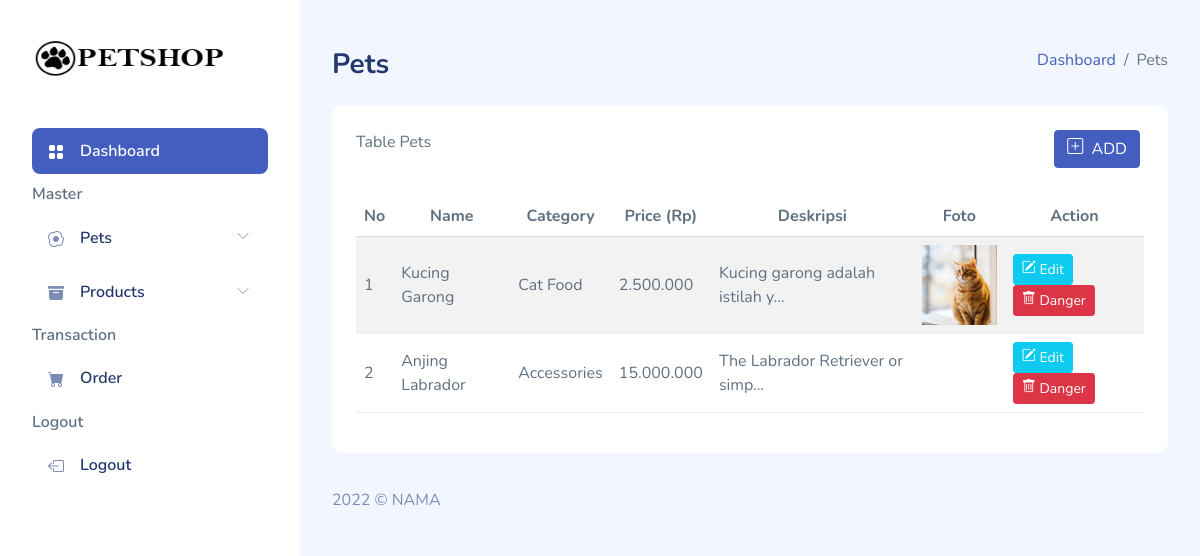
/admin/pages/admin-pets.php (signed in), run on the app's committed database.
### tables this page shows
CREATE TABLE `pet` (
  `id` int(11) NOT NULL,
  `nama` varchar(255) DEFAULT NULL,
  `id_kategori` int(11) DEFAULT NULL,
  `harga` double DEFAULT NULL,
  `deskripsi` text DEFAULT '',
  `foto` text DEFAULT ''
);

CREATE TABLE `pet_category` (
  `id` int(11) NOT NULL,
  `nama` varchar(255) DEFAULT NULL
);

### admin/pages/admin-pets.php (the view, shortened to what this page needs)
<?php
include_once("../config/layout.php");
$db = dbConnect();
$sql = "SELECT pet.*, pet_category.nama as kategori
        FROM pet INNER JOIN pet_category
        ON pet.id_kategori = pet_category.id";
$res = mysqli_query($db, $sql);
?>
    <div id="app">
        <div id="main">
            <div class="page-heading">
                <div class="page-title">
                    <div class="row">
                        <div class="col-12 col-md-6 order-md-1 order-last mb-3">
                            <h3>Pets</h3>
                        </div>
                        <div class="col-12 col-md-6 order-md-2 order-first">
                            <nav aria-label="breadcrumb" class="breadcrumb-header float-start float-lg-end">
                                <ol class="breadcrumb">
                                    <li class="breadcrumb-item"><a href="admin-dashboard.html">Dashboard</a></li>
                                    <li class="breadcrumb-item active" aria-current="page">Pets</li>
                                </ol>
                            </nav>
                        </div>
                    </div>
                </div>
                <section class="section">
                    <div class="card">
                        <div class="card-header">
                            Table Pets
                            <div class="me-1 mb-1 d-inline-block float-end">
                                <button type="button" class="btn btn-primary" data-bs-toggle="modal"
                                    data-bs-target="#defaultSize">
                                    <i class="bi bi-plus-square"></i>&nbsp;
                                    <span>ADD</span>
                                </button>
                            </div>
                        </div>
                        <div class="card-body">
                            <table class="table table-striped" id="table1">
                                <thead>
                                    <tr align="center">
                                        <th>No</th>
                                        <th>Name</th>
                                        <th>Category</th>
                                        <th>Price (Rp)</th>
                                        <th>Deskripsi</th>
                                        <th>Foto</th>
                                        <th>Action</th>
                                    </tr>
                                </thead>
                                <tbody>
                                <?php
                                    if($res)
                                    {
                                        $i = 1;
                                        $data = $res->fetch_all(MYSQLI_ASSOC);
                                        foreach($data as $row)
                                        {
                                            ?>
                                        <tr>
                                        <td><?php echo $i++ ?></td>
                                        <td><?php echo $row['nama'] ?></td>
                                        <td><?php echo $row['kategori'] ?></td>
                                        <td><?php echo number_format($row['harga'],0,',','.') ?></td>
                                        <td><?php echo substr($row['deskripsi'],0, 30)."..." ?></td>
                                        <td><img src="../../assets/images/<?php echo $row['foto'] ?>" width="75" alt=""></td>
                                        <td>
                                            <a href="admin-pets-edit.php?id=<?php echo $row['id'] ?>" class="btn btn-info btn-sm"><i class="bi bi-pencil-square"></i> Edit</a>
                                            <a href="../do-pets-delete.php?id=<?php echo $row['id'] ?>" class="btn btn-danger btn-sm delete-confirm"><i class="bi bi-trash"></i> Danger</a>
                                        </td>
                                    </tr>
                                            <?php
                                        }
                                    }
                                ?>
                                </tbody>
                            </table>
                        </div>
                    </div>
                </section>
            </div>
            <footer>
                <div class="footer clearfix mb-0 text-muted">
                    <div class="float-start">
                        <p>2022 &copy; NAMA</p>
                    </div>
                </div>
            </footer>
        </div>
    </div>

### admin/pages/assets/css/app.css (style rules this page uses)
.btn i,.btn svg { height:16px;width:16px }
.btn.btn-danger,.btn.btn-info,.btn.btn-primary,.btn.btn-secondary,.btn.btn-success,.btn.btn-warning { color:#fff }
.card { border:none;margin-bottom:2.2rem }
.card .card-header { border:none }
.card .card-header~.card-body { padding-top:0 }
.card .card-body { padding:1.5rem }
.dataTable-table td,.dataTable-table thead th,.table td,.table thead th { vertical-align:middle }
.dataTable-table:not(.table-borderless) thead th,.table:not(.table-borderless) thead th { border-bottom:1px solid #dedede!important }
.bi { height:1rem;width:1rem }
#main { margin-left:300px;padding:2rem }
.page-heading { margin:0 0 2rem }
.page-heading h3 { font-weight:700 }
a { text-decoration:none }

### data on the page
pet: nama "Kucing Garong", id_kategori.nama "Cat Food", harga "2.500.000", deskripsi "Kucing garong adalah istilah y", foto (picture)
pet: nama "Anjing Labrador", id_kategori.nama "Accessories", harga "15.000.000", deskripsi "The Labrador Retriever or simp"
